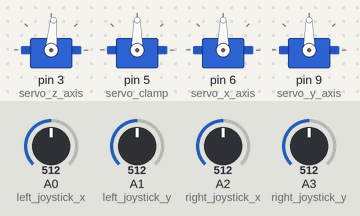
Bench run of a sketch on a simulated Arduino Uno, built with avr-gcc and run on an emulated ATmega328P. On the bench: 4 × servo. Inputs (shaded band) come from the test bench; at power-on: A0 (left_joystick_x) = 512, A2 (right_joystick_x) = 512, A3 (right_joystick_y) = 512, A1 (left_joystick_y) = 512. What the sketch prints to the serial monitor is not drawn.

Above: at 1.2 s.
1.3 s: A0 (left_joystick_x) set to 673
4.6 s: A0 (left_joystick_x) set to 691
At 6.5 s:
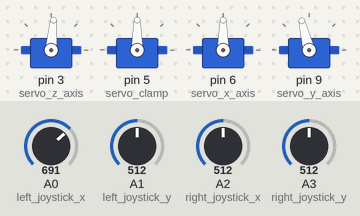
7.9 s: A2 (right_joystick_x) set to 673
At 11.1 s:
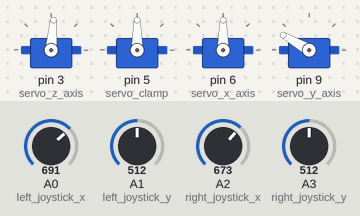
11.2 s: A2 (right_joystick_x) set to 696
At 13.2 s:
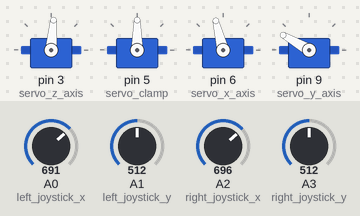
14.5 s: A3 (right_joystick_y) set to 669
17.8 s: A3 (right_joystick_y) set to 691
At 25.4 s:
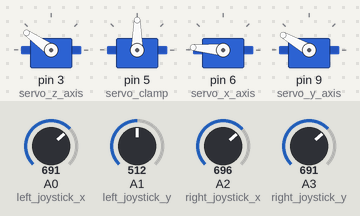
Timing chart, 0 to 25.7 s (numbered marks = the images above; inputs shaded):
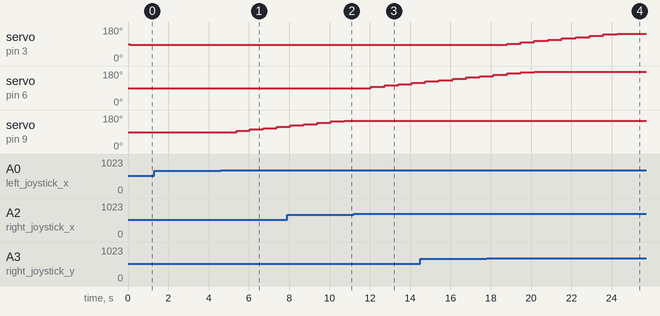

Measured:
- the behaviour switches between 680 and 681 on A0 (left_joystick_x) (found by bisection; images 0 and 1)
- the behaviour switches between 680 and 681 on A2 (right_joystick_x) (found by bisection; images 2 and 3)
- the behaviour switches between 680 and 681 on A3 (right_joystick_y) (found by bisection; images 3 and 4)
- after the input at 1.3 s, every drawn part: stays the same
- after the input at 4.6 s, servo on pin 9 (servo_y_axis): 90° → 97° after 0.79 s, → 104° 0.67 s later, → 111° 0.67 s later, → 118° 0.67 s later
- after the input at 11.2 s, servo on pin 6 (servo_x_axis): 90° → 97° after 0.85 s, → 104° 0.68 s later, → 111° 0.68 s later, → 118° 0.68 s later
- after the input at 17.8 s, servo on pin 3 (servo_z_axis): moves from 85° to 145° over 5.5 s, starting after 1.0 s

The sketch:

robot_arm.ino
```cpp
#include <Servo.h>

Servo servo_z_axis;
Servo servo_x_axis;
Servo servo_y_axis;
Servo servo_clamp;

int x_axis_degree = 90;
int y_axis_degree = 90;
int z_axis_degree = 85;
int clamp_degree = 90;
#define left_joystick_x A0
#define left_joystick_y A1
#define right_joystick_x A2
#define right_joystick_y A3
void setup() {
  Serial.begin(1200);

  servo_z_axis.attach(3);
  servo_clamp.attach(5);
  servo_x_axis.attach(6);
  servo_y_axis.attach(9);
}
void loop() {
  int left_joystick_x_value = analogRead(left_joystick_x);
  int left_joystick_y_value = analogRead(left_joystick_y);
  int right_joystick_x_value = analogRead(right_joystick_x);
  int right_joystick_y_value = analogRead(right_joystick_y);

  if(left_joystick_x_value < 340) y_axis_degree -=7;
  else if(left_joystick_x_value > 680) y_axis_degree +=7;

  if(left_joystick_y_value < 340) clamp_degree -=5;
  else if(left_joystick_y_value > 680) clamp_degree +=5;

  if(right_joystick_x_value < 340) x_axis_degree -=7;
  else if(right_joystick_x_value > 680) x_axis_degree +=7;

  if(right_joystick_y_value < 340) z_axis_degree -=7;
  else if(right_joystick_y_value > 680) z_axis_degree +=7;

  // Set the angle limits for each axis
  z_axis_degree = min(145, max(15, z_axis_degree));
  x_axis_degree = min(175, max(40, x_axis_degree));
  y_axis_degree = min(150, max(5, y_axis_degree));
  clamp_degree = min(90, max(75, clamp_degree));

  // Debugging output to Serial Monitor
  Serial.print("x_axis_degree : ");
  Serial.print(x_axis_degree);
  Serial.print(", y_axis_degree : ");
  Serial.print(y_axis_degree);
  Serial.print(", z_axis_degree : ");
  Serial.print(z_axis_degree);
  Serial.print(", clamp_degree : ");
  Serial.println(clamp_degree);

  // Update servo positions
  servo_clamp.write(clamp_degree);
  servo_x_axis.write(x_axis_degree);
  servo_y_axis.write(y_axis_degree);
  servo_z_axis.write(z_axis_degree);
}
```
